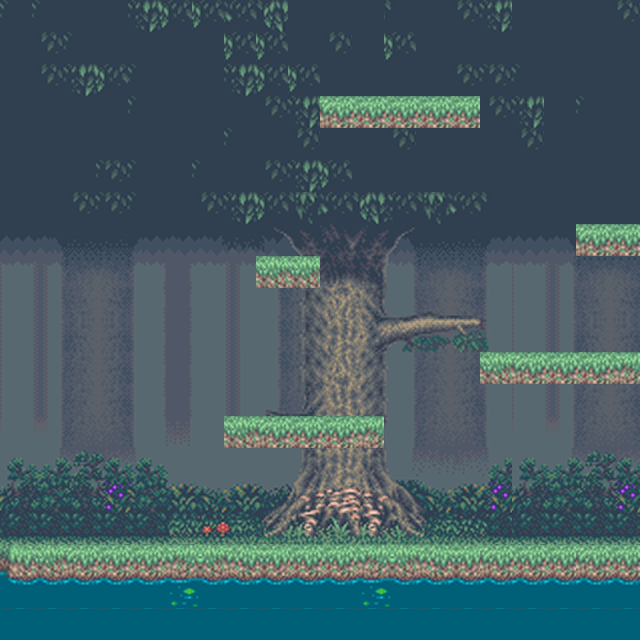

Rendered tile map (Tiled .tmx) drawn with the repository's tilesets; below, a short description and the map source with its tile grids summarised:
An orthogonal 20x20 tile map with 32x32 px tiles, 3 tile layers (Tile Layer 1, Tile Layer 2, Tile Layer 3) and 8 objects.

<map version="1.0" orientation="orthogonal" width="20" height="20" tilewidth="32" tileheight="32">
 <tileset firstgid="1" name="111" tilewidth="32" tileheight="32">
  <image source="tmx/111.png" width="512" height="446" />
 </tileset>
 <layer name="Tile Layer 1" width="20" height="20">
  <data>[400 cells, 260 non-empty, 208 distinct tile ids]</data>
 </layer>
 <layer name="Tile Layer 2" width="20" height="20">
  <data>[400 cells, 183 non-empty, 31 distinct tile ids]</data>
 </layer>
 <layer name="Tile Layer 3" width="20" height="20">
  <data>[400 cells, 0 non-empty, 0 distinct tile ids]</data>
 </layer>
 <objectgroup name="Object Layer 1" width="20" height="20">
  <properties>
   <property name="wall" value="true" />
  </properties>
  <object x="-7" y="547" width="654" height="17" />
  <object x="224" y="424" width="157" height="17" />
  <object x="480" y="361" width="161" height="17" />
  <object x="255" y="264" width="64" height="20" />
  <object x="320" y="101" width="159" height="20" />
  <object x="573" y="229" width="70" height="23" />
  <object x="-21" y="-23" width="28" height="607" />
  <object x="631" y="-20" width="18" height="661" />
 </objectgroup>
 <objectgroup name="Object Layer 2" width="20" height="20">
  <properties>
   <property name="exit" value="true" />
  </properties>
 </objectgroup>
</map>
